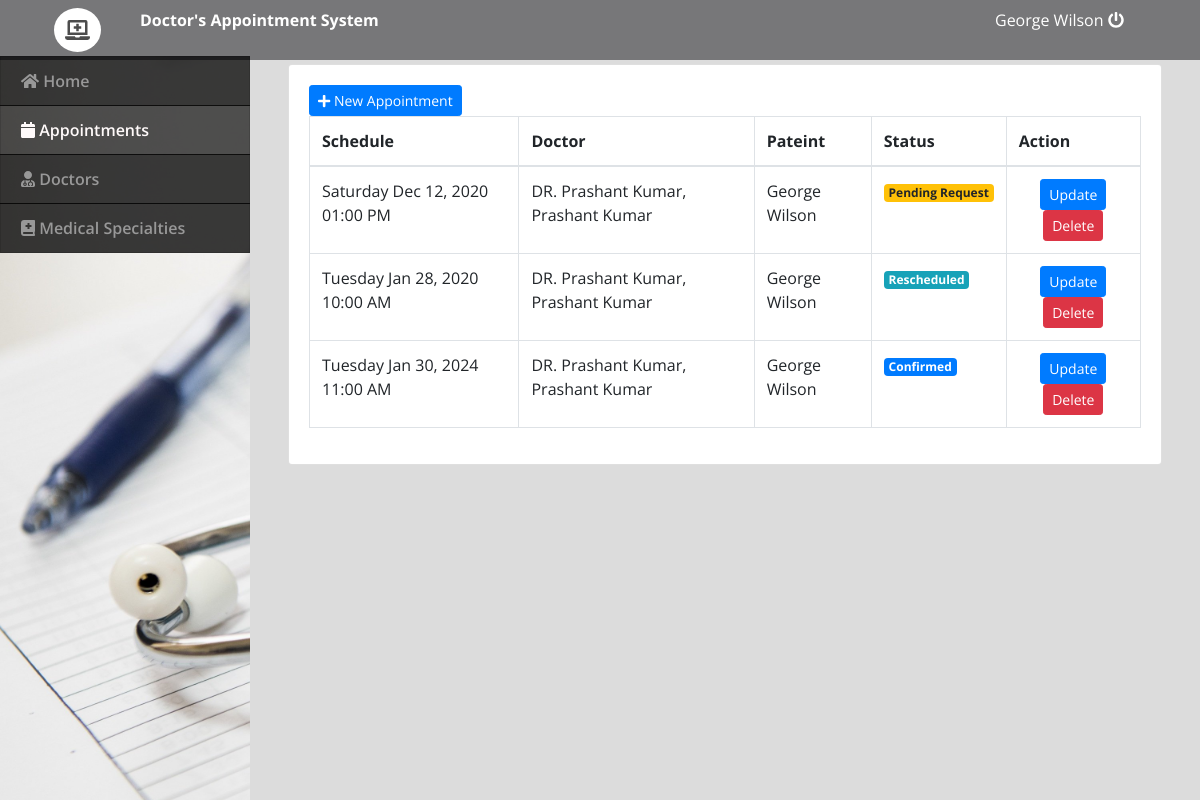
The app's page /admin/index.php?page=appointments (signed in) with its own data.
### tables this page shows
CREATE TABLE `appointment_list` (
  `id` int(30) NOT NULL,
  `doctor_id` int(30) NOT NULL,
  `patient_id` int(30) NOT NULL,
  `schedule` datetime NOT NULL,
  `status` tinyint(1) NOT NULL DEFAULT 0 COMMENT '0= for verification, 1=confirmed,2= reschedule,3=done',
  `date_created` datetime NOT NULL DEFAULT current_timestamp()
);

CREATE TABLE `doctors_list` (
  `id` int(30) NOT NULL,
  `name` text NOT NULL,
  `name_pref` varchar(100) NOT NULL,
  `clinic_address` text NOT NULL,
  `contact` text NOT NULL,
  `email` text NOT NULL,
  `specialty_ids` text NOT NULL,
  `img_path` text NOT NULL,
  `date_created` datetime NOT NULL DEFAULT current_timestamp()
);

CREATE TABLE `users` (
  `id` int(30) NOT NULL,
  `doctor_id` int(30) NOT NULL,
  `name` varchar(200) NOT NULL,
  `address` text NOT NULL,
  `contact` text NOT NULL,
  `username` varchar(100) NOT NULL,
  `password` varchar(200) NOT NULL,
  `type` tinyint(1) NOT NULL DEFAULT 2 COMMENT '1=admin , 2 = doctor,3=patient'
);

### admin/appointments.php (the view, shortened to what this page needs)
<?php
	include 'db_connect.php';
	$doctor= $conn->query("SELECT * FROM doctors_list ");
	while($row = $doctor->fetch_assoc()){
		$doc_arr[$row['id']] = $row;
	}
	$patient= $conn->query("SELECT * FROM users where type = 3 ");
	while($row = $patient->fetch_assoc()){
		$p_arr[$row['id']] = $row;
	}
?>
<div class="container-fluid">
	<div class="col-md-12">
		<div class="card">
			<div class="card-body">
				<button class="btn-primary btn btn-sm" type="button" id="new_appointment"><i class="fa fa-plus"></i> New Appointment</button>
				<br>
				<table class="table table-bordered">
					<thead>
						<tr>
						<th>Schedule</th>
						<th>Doctor</th>
						<th>Pateint</th>
						<th>Status</th>
						<th>Action</th>
					</tr>
					</thead>
					<?php
					$where = '';
					$qry = $conn->query("SELECT * FROM appointment_list ".$where." order by id desc ");
					while($row = $qry->fetch_assoc()):
					?>
					<tr>
						<td><?php echo date("l M d, Y h:i A",strtotime($row['schedule'])) ?></td>
						<td><?php echo "DR. ".$doc_arr[$row['doctor_id']]['name'].', '.$doc_arr[$row['doctor_id']]['name'] ?></td>
						<td><?php echo $p_arr[$row['patient_id']]['name'] ?></td>
						<td>
							<?php if($row['status'] == 0): ?>
								<span class="badge badge-warning">Pending Request</span>
							<?php endif ?>
							<?php if($row['status'] == 1): ?>
								<span class="badge badge-primary">Confirmed</span>
							<?php endif ?>
							<?php if($row['status'] == 2): ?>
								<span class="badge badge-info">Rescheduled</span>
							<?php endif ?>
						</td>
						<td class="text-center">
							<button  class="btn btn-primary btn-sm update_app" type="button" data-id="<?php echo $row['id'] ?>">Update</button>
							<button  class="btn btn-danger btn-sm delete_app" type="button" data-id="<?php echo $row['id'] ?>">Delete</button>
						</td>
					</tr>
				<?php endwhile; ?>
				</table>
			</div>
		</div>
	</div>
</div>

### admin/index.php (shortened to what this page needs)
<!DOCTYPE html>
<html lang="en">
<head>
<?php
 include('./header.php');
 ?>
</head>
<body>
	<?php include 'topbar.php' ?>
	<?php include 'navbar.php' ?>
  <main id="view-panel" >
      <?php $page = isset($_GET['page']) ? $_GET['page'] :'home'; ?>
  	<?php include $page.'.php' ?>
  </main>
</body>
</html>

### admin/header.php (shortened to what this page needs)
  <link rel="stylesheet" href="assets/font-awesome/css/all.min.css">
<link href="assets/vendor/bootstrap/css/bootstrap.min.css" rel="stylesheet">
<link href="assets/vendor/icofont/icofont.min.css" rel="stylesheet">
<link href="assets/vendor/boxicons/css/boxicons.min.css" rel="stylesheet">
<link href="assets/vendor/venobox/venobox.css" rel="stylesheet">
<link href="assets/vendor/animate.css/animate.min.css" rel="stylesheet">
<link href="assets/vendor/remixicon/remixicon.css" rel="stylesheet">
<link href="assets/vendor/owl.carousel/assets/owl.carousel.min.css" rel="stylesheet">
<link href="assets/vendor/bootstrap-datepicker/css/bootstrap-datepicker.min.css" rel="stylesheet">
<link href="assets/DataTables/datatables.min.css" rel="stylesheet">
<link href="assets/css/select2.min.css" rel="stylesheet">
<link href="assets/css/style.css" rel="stylesheet">
<link type="text/css" rel="stylesheet" href="assets/css/jquery-te-1.4.0.css">

### admin/topbar.php (shortened to what this page needs)
<nav class="navbar navbar-light fixed-top " style="padding:0;background: #00000575 !important">
  <div class="container-fluid mt-2 mb-2">
  	<div class="col-lg-12">
  		<div class="col-md-1 float-left" style="display: flex;">
  			<div class="logo">
  				<span class="fa fa-laptop-medical"></span>
  			</div>
  		</div>
      <div class="col-md-4 float-left text-white">
        <large><b>Doctor's Appointment System</b></large>
      </div>
	  	<div class="col-md-2 float-right text-white">
	  		<a href="ajax.php?action=logout" class="text-white"><?php echo $_SESSION['login_name'] ?> <i class="fa fa-power-off"></i></a>
	    </div>
    </div>
  </div>
</nav>

### admin/navbar.php (shortened to what this page needs)
<nav id="sidebar" class='mx-lt-5 bg-dark' >
		<div class="sidebar-list">
				<a href="index.php?page=home" class="nav-item nav-home"><span class='icon-field'><i class="fa fa-home"></i></span> Home</a>
				<a href="index.php?page=appointments" class="nav-item nav-appointments"><span class='icon-field'><i class="fa fa-calendar"></i></span> Appointments</a>
				<a href="index.php?page=doctors" class="nav-item nav-doctors"><span class='icon-field'><i class="fa fa-user-md"></i></span> Doctors</a>
				<a href="index.php?page=categories" class="nav-item nav-categories"><span class='icon-field'><i class="fa fa-book-medical"></i></span> Medical Specialties</a>
		</div>
</nav>

### admin/assets/css/style.css (style rules this page uses)
body { font-family: "Open Sans", sans-serif; color: #444444; width: 100%; height: calc(100%); }
a { color: #1977cc; }
nav#sidebar { height: calc(100%); position: fixed; z-index: 99; left: 0; width: 250px; background: url(../../../assets/img/medical-appointment-cover.jpg); background-repeat: no-repeat; background-size: cover; }
a.nav-item { position: relative; display: block; padding: .75rem 1.25rem; margin-bottom: -1px; border: 1px solid rgba(0,0,0,.125); background-color: #000000c4; color: #989898; font-weight: 600; }
a.nav-item:hover, .nav-item.active { background-color: #000000ad; color: #fffafa; }
main#view-panel { margin-left: 250px; width:calc(100% - 250px); margin-top: 3.5rem; padding: .5em }

### admin/index.php (style rules this page uses)
body { background: #80808045; }

### admin/topbar.php (style rules this page uses)
.logo { margin: auto; font-size: 20px; background: white; padding: 7px 11px; border-radius: 50% 50%; color: #000000b3; }

### records on screen
appointment_list: schedule "Saturday Dec 12, 2020 01:00 PM", doctor.name "Prashant Kumar", patient.name "George Wilson", status "Pending Request"
appointment_list: schedule "Tuesday Jan 28, 2020 10:00 AM", doctor.name "Prashant Kumar", patient.name "George Wilson", status "Rescheduled"
appointment_list: schedule "Tuesday Jan 30, 2024 11:00 AM", doctor.name "Prashant Kumar", patient.name "George Wilson", status "Confirmed"

### other values on screen
$_SESSION['login_name'] "George Wilson"
